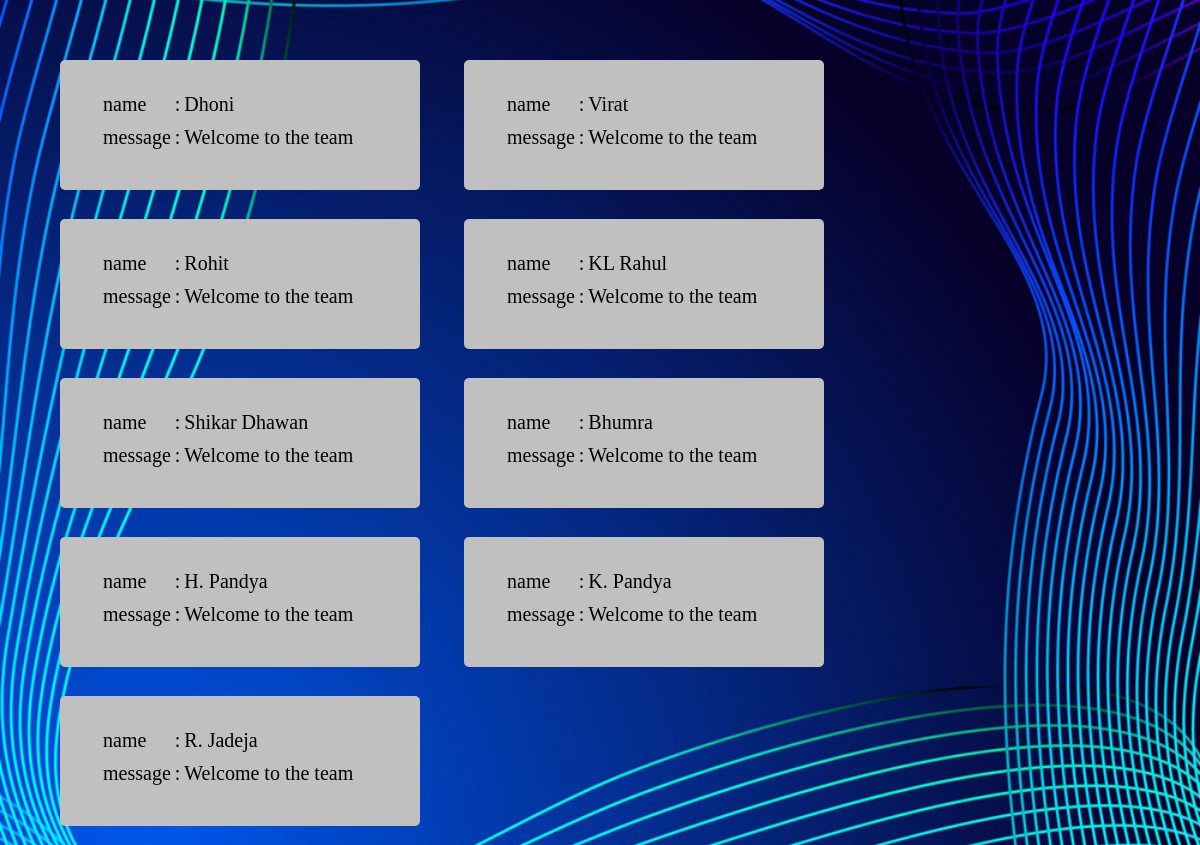
The page / on the database its author committed.
### greeting_message_app/models.py (models this page shows, shortened)
class GreetingTable(models.Model):
    name = models.CharField(max_length=20)
    message = models.TextField()

### greeting_message_app/views.py (the view)
# urls.py: path('', views.get, name='get')
def get(request):
    sample = GreetingTable.objects.all()
    return render(request, 'greeting_app.html', {'mydata_json': sample})

### templates/greeting_app.html (shortened to what this page needs)
<!DOCTYPE html>
<html lang="en">
<head>
    {% load static %}
    <link rel="stylesheet" href="{% static 'Style.css' %}?{% now 'U' %}">
</head>
<body>
{% for item in mydata_json %}
<div class="card">
    <form>
        <table>
            <tr>
                <td>name</td>
                <td>:</td>
                <td>{{item.name}}</td>
            </tr>
            <tr>
                <td>message</td>
                <td>:</td>
                <td>{{item.message}}</td>
            </tr>
        </table>
    </form>
</div>
{% endfor %}
</body>
</html>

### statics/Style.css (style rules this page uses)
* { margin: 20px; border: 20px; border-radius: 5px; margin-bottom: 5px; }
.card { width: 200px; height: 100px; background-color: silver; padding: 10px 160px 20px 0px; font-size: 20px; text-align: left; display: inline-block; cursor: pointer; white-space: nowrap; }

### rows shown on the page
GreetingTable: name "Dhoni", message "Welcome to the team"
GreetingTable: name "Virat", message "Welcome to the team"
GreetingTable: name "Rohit", message "Welcome to the team"
GreetingTable: name "KL Rahul", message "Welcome to the team"
GreetingTable: name "Shikar Dhawan", message "Welcome to the team"
GreetingTable: name "Bhumra", message "Welcome to the team"
GreetingTable: name "H. Pandya", message "Welcome to the team"
GreetingTable: name "K. Pandya", message "Welcome to the team"
GreetingTable: name "R. Jadeja", message "Welcome to the team"
